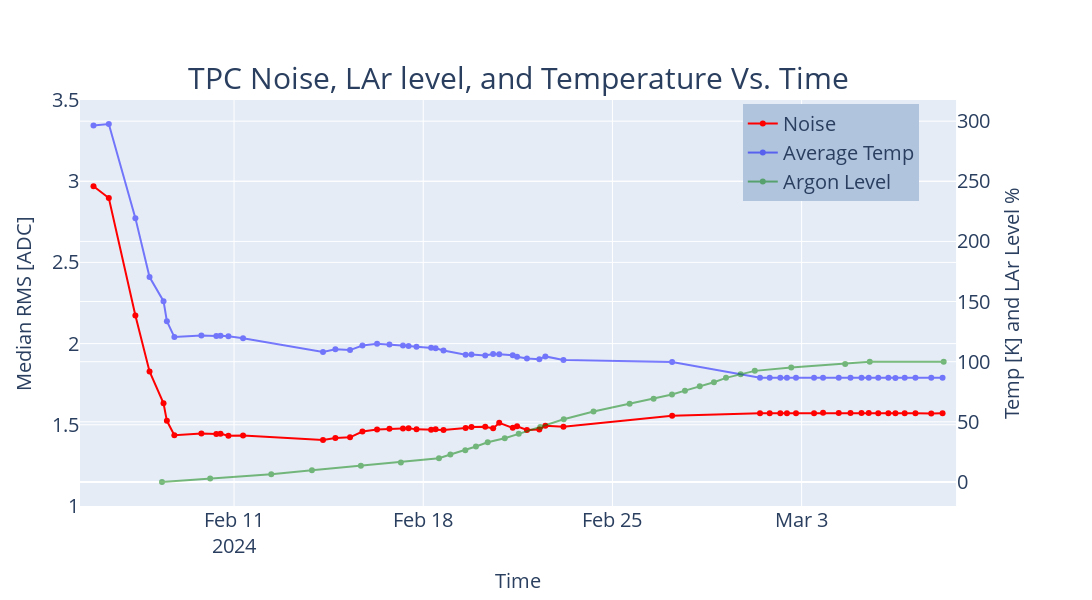

Notebook code cell kept with this figure:
### Code cell
#filename = f"RMS_plots_planeB_{Run_num}.pdf"
dt = timedelta(hours=12)
fig = make_subplots(rows=1,cols=1,subplot_titles = ('TPC Noise, LAr level, and Temperature Vs. Time',),
                                                   specs=[[{"secondary_y": True}]])
#mask = Noise_df['wire_plane'] == 'UB'
#median = np.median(Noise_df['Raw_rms'][mask])
#mean = np.mean(Noise_df['Raw_rms'][mask])
#fig.add_trace(go.Histogram(x=Noise_df['Raw_rms'][mask],marker_color = 'red',xbins=dict(start = median - 5,end = median+5,size=.05)),row = 1, col =2)
'''
fig.add_trace(go.Scatter(x=Times,y = Extract(run_df['run_median'],0),marker_color = 'red',text = run_df['run'],mode='lines+markers+text'),row = 1, col = 1)
fig.add_trace(go.Scatter(x=Times,y = Extract(run_df['run_median'],1),marker_color = 'red',text = run_df['run'],mode='lines+markers+text'),row = 2, col = 1)
fig.add_trace(go.Scatter(x=Times,y = Extract(run_df['run_median'],2),marker_color = 'red',text = run_df['run'],mode='lines+markers+text'),row = 3, col = 1)
fig.add_trace(go.Scatter(x=Times,y = Extract(run_df['run_median'],3),marker_color = 'red',text = run_df['run'],mode='lines+markers+text'),row = 1, col = 2)
fig.add_trace(go.Scatter(x=Times,y = Extract(run_df['run_median'],4),marker_color = 'red',text = run_df['run'],mode='lines+markers+text'),row = 2, col = 2)
fig.add_trace(go.Scatter(x=Times,y = Extract(run_df['run_median'],5),marker_color = 'red',text = run_df['run'],mode='lines+markers+text'),row = 3, col = 2)
'''

fig.add_trace(go.Scatter(x=Times,y = Extract(run_df['run_mean'],6),marker_color = 'red',mode='lines+markers',showlegend=True,name = 'Noise'),row = 1, col = 1,secondary_y = False)

fig.add_trace(go.Scatter(x=Times,y = Temp_df['mean'],marker_color = 'blue',mode='lines+markers',name = 'Average Temp',opacity=0.5),row = 1, col = 1,secondary_y = True)
fig.add_trace(go.Scatter(x=Argon_df['Time'],y = Argon_df['Lar_level'],marker_color = 'green',mode='lines+markers',name = 'Argon Level',opacity=0.5),row = 1, col = 1,secondary_y = True)

def improve_text_position(x):
    """ it is more efficient if the x values are sorted """
    # fix indentation 
    positions = ['top center', 'bottom center']  # you can add more: left center ...
    return [positions[i % len(positions)] for i in range(len(x))]

fig.update_traces(textposition=improve_text_position(Extract(run_df['run_median'],0)),textfont_size=12)

fig.update_layout(yaxis = dict(range = [1,3.5]),xaxis = dict(range = [min(Times)-dt,max(Times)+dt]))



fig.update_yaxes(title_text = "Median RMS [ADC]", secondary_y=False,row = 1, col = 1,titlefont = dict(size=20),tickfont = dict(size=20))

fig.update_yaxes(title_text = "Temp [K] and LAr Level %", secondary_y=True,row = 1, col = 1,titlefont = dict(size=20),tickfont = dict(size=20))

fig.update_xaxes(title_text = "Time",row = 1, col = 1,titlefont = dict(size=20),tickfont = dict(size=20))


fig.update_annotations(font_size=30)


fig.update_layout(height = 600, width = 1200,showlegend = True,font = dict(size=20),legend=dict(
    yanchor="top",
    y=0.99,
    xanchor="right",
    x=0.90,
    bgcolor="LightSteelBlue",
        bordercolor="Black",
))
first_run = run_df['run'][0]
last_run = run_df['run'][-1]
fig.write_image(f'/Users/danielcarber/Documents/SBND/Noise Analysis/Plots/Mean_RMS+temp_vs_{first_run}_{last_run}.png')
#fig.write_image(directory+filename)
fig.show()

### Figure 1 — Plotly figure (JSON) as saved in the notebook; plotly's stock layout.template omitted (floating-point values rounded to 4 significant figures)
{"data": [{"marker": {"color": "red"}, "mode": "lines+markers", "name": "Noise", "showlegend": true, "textfont": {"size": 12}, "textposition": ["top center", "bottom center", "top center", "bottom center", "top center", "bottom center", "top center", "bottom center", "top center", "bottom center", "top center", "bottom center", "top center", "bottom center", "top center", "bottom center", "top center", "bottom center", "top center", "bottom center", "top center", "bottom center", "top center", "bottom center", "top center", "bottom center", "top center", "bottom center", "top center", "bottom center", "top center", "bottom center", "top center", "bottom center", "top center", "bottom center", "top center", "bottom center", "top center", "bottom center", "top center", "bottom center", "top center", "bottom center", "top center", "bottom center", "top center", "bottom center", "top center", "bottom center", "top center", "bottom center", "top center", "bottom center"], "type": "scatter", "x": ["2024-02-05T19:13:00", "2024-02-06T08:48:00", "2024-02-07T08:24:00", "2024-02-07T20:58:00", "2024-02-08T09:23:00", "2024-02-08T12:22:00", "2024-02-08T19:00:00", "2024-02-09T19:00:00", "2024-02-10T08:17:00", "2024-02-10T12:00:00", "2024-02-10T19:00:00", "2024-02-11T08:00:00", "2024-02-14T07:00:00", "2024-02-14T18:00:00", "2024-02-15T07:00:00", "2024-02-15T18:00:00", "2024-02-16T07:00:00", "2024-02-16T18:00:00", "2024-02-17T06:00:00", "2024-02-17T10:59:00", "2024-02-17T18:00:00", "2024-02-18T07:00:00", "2024-02-18T11:00:00", "2024-02-18T18:00:00", "2024-02-19T13:38:00", "2024-02-19T18:50:00", "2024-02-20T07:02:00", "2024-02-20T14:04:00", "2024-02-20T19:28:00", "2024-02-21T07:29:00", "2024-02-21T11:20:00", "2024-02-21T20:04:00", "2024-02-22T07:05:00", "2024-02-22T12:26:00", "2024-02-23T04:30:00", "2024-02-27T05:00:00", "2024-03-01T11:03:00", "2024-03-01T19:38:00", "2024-03-02T05:03:00", "2024-03-02T10:57:00", "2024-03-02T19:00:00", "2024-03-03T11:01:00", "2024-03-03T19:00:00", "2024-03-04T08:57:00", "2024-03-04T19:24:00", "2024-03-05T05:08:00", "2024-03-05T11:34:00", "2024-03-05T20:03:00", "2024-03-06T05:00:00", "2024-03-06T11:17:00", "2024-03-06T19:30:00", "2024-03-07T05:03:00", "2024-03-07T19:05:00", "2024-03-08T05:08:00"], "xaxis": "x", "y": [2.969, 2.896, 2.173, 1.829, 1.632, 1.524, 1.436, 1.446, 1.443, 1.445, 1.433, 1.434, 1.407, 1.419, 1.423, 1.459, 1.471, 1.475, 1.477, 1.479, 1.472, 1.47, 1.472, 1.468, 1.481, 1.486, 1.488, 1.478, 1.512, 1.481, 1.491, 1.468, 1.471, 1.494, 1.489, 1.555, 1.571, 1.571, 1.571, 1.571, 1.571, 1.572, 1.574, 1.572, 1.572, 1.572, 1.572, 1.571, 1.572, 1.571, 1.571, 1.571, 1.57, 1.571], "yaxis": "y"}, {"marker": {"color": "blue"}, "mode": "lines+markers", "name": "Average Temp", "opacity": 0.5, "textfont": {"size": 12}, "textposition": ["top center", "bottom center", "top center", "bottom center", "top center", "bottom center", "top center", "bottom center", "top center", "bottom center", "top center", "bottom center", "top center", "bottom center", "top center", "bottom center", "top center", "bottom center", "top center", "bottom center", "top center", "bottom center", "top center", "bottom center", "top center", "bottom center", "top center", "bottom center", "top center", "bottom center", "top center", "bottom center", "top center", "bottom center", "top center", "bottom center", "top center", "bottom center", "top center", "bottom center", "top center", "bottom center", "top center", "bottom center", "top center", "bottom center", "top center", "bottom center", "top center", "bottom center", "top center", "bottom center", "top center", "bottom center"], "type": "scatter", "x": ["2024-02-05T19:13:00", "2024-02-06T08:48:00", "2024-02-07T08:24:00", "2024-02-07T20:58:00", "2024-02-08T09:23:00", "2024-02-08T12:22:00", "2024-02-08T19:00:00", "2024-02-09T19:00:00", "2024-02-10T08:17:00", "2024-02-10T12:00:00", "2024-02-10T19:00:00", "2024-02-11T08:00:00", "2024-02-14T07:00:00", "2024-02-14T18:00:00", "2024-02-15T07:00:00", "2024-02-15T18:00:00", "2024-02-16T07:00:00", "2024-02-16T18:00:00", "2024-02-17T06:00:00", "2024-02-17T10:59:00", "2024-02-17T18:00:00", "2024-02-18T07:00:00", "2024-02-18T11:00:00", "2024-02-18T18:00:00", "2024-02-19T13:38:00", "2024-02-19T18:50:00", "2024-02-20T07:02:00", "2024-02-20T14:04:00", "2024-02-20T19:28:00", "2024-02-21T07:29:00", "2024-02-21T11:20:00", "2024-02-21T20:04:00", "2024-02-22T07:05:00", "2024-02-22T12:26:00", "2024-02-23T04:30:00", "2024-02-27T05:00:00", "2024-03-01T11:03:00", "2024-03-01T19:38:00", "2024-03-02T05:03:00", "2024-03-02T10:57:00", "2024-03-02T19:00:00", "2024-03-03T11:01:00", "2024-03-03T19:00:00", "2024-03-04T08:57:00", "2024-03-04T19:24:00", "2024-03-05T05:08:00", "2024-03-05T11:34:00", "2024-03-05T20:03:00", "2024-03-06T05:00:00", "2024-03-06T11:17:00", "2024-03-06T19:30:00", "2024-03-07T05:03:00", "2024-03-07T19:05:00", "2024-03-08T05:08:00"], "xaxis": "x", "y": [296.4, 297.6, 219.4, 170.4, 150.4, 133.6, 120.5, 121.8, 121.4, 121.6, 121.1, 119.4, 108.2, 110.4, 109.7, 113.4, 114.9, 114.4, 113.5, 113.0, 112.5, 111.6, 111.2, 109.4, 105.7, 106.0, 105.2, 106.4, 106.3, 105.4, 104.0, 102.6, 102.0, 104.4, 101.4, 99.76, 86.71, 86.69, 86.69, 86.69, 86.68, 86.63, 86.59, 86.65, 86.63, 86.65, 86.69, 86.69, 86.68, 86.46, 86.72, 86.73, 86.72, 86.71], "yaxis": "y2"}, {"marker": {"color": "green"}, "mode": "lines+markers", "name": "Argon Level", "opacity": 0.5, "textfont": {"size": 12}, "textposition": ["top center", "bottom center", "top center", "bottom center", "top center", "bottom center", "top center", "bottom center", "top center", "bottom center", "top center", "bottom center", "top center", "bottom center", "top center", "bottom center", "top center", "bottom center", "top center", "bottom center", "top center", "bottom center", "top center", "bottom center", "top center", "bottom center", "top center", "bottom center", "top center", "bottom center", "top center", "bottom center", "top center", "bottom center", "top center", "bottom center", "top center", "bottom center", "top center", "bottom center", "top center", "bottom center", "top center", "bottom center", "top center", "bottom center", "top center", "bottom center", "top center", "bottom center", "top center", "bottom center", "top center", "bottom center"], "type": "scatter", "x": ["2024-02-08T08:00:00", "2024-02-10T02:48:00", "2024-02-12T09:04:00", "2024-02-13T21:09:00", "2024-02-15T16:36:00", "2024-02-17T04:07:00", "2024-02-18T13:58:00", "2024-02-19T00:07:00", "2024-02-19T13:20:00", "2024-02-19T22:48:00", "2024-02-20T09:14:00", "2024-02-21T00:21:00", "2024-02-21T12:47:00", "2024-02-22T07:56:00", "2024-02-23T04:44:00", "2024-02-24T07:12:00", "2024-02-25T15:14:00", "2024-02-26T12:34:00", "2024-02-27T04:52:00", "2024-02-27T16:23:00", "2024-02-28T05:30:00", "2024-02-28T18:06:00", "2024-02-29T04:51:00", "2024-02-29T17:48:00", "2024-03-01T06:24:00", "2024-03-02T14:45:00", "2024-03-04T14:39:00", "2024-03-05T12:30:00", "2024-03-08T06:08:00"], "xaxis": "x", "y": [0, 2.808, 6.39, 9.682, 13.46, 16.27, 19.75, 22.85, 26.43, 29.43, 33.02, 36.31, 39.99, 45.6, 52.09, 58.58, 65.06, 69.13, 72.71, 75.91, 79.49, 82.88, 86.56, 89.46, 92.37, 95.27, 98.18, 100, 100], "yaxis": "y2"}], "layout": {"annotations": [{"font": {"size": 30}, "showarrow": false, "text": "TPC Noise, LAr level, and Temperature Vs. Time", "x": 0.47, "xanchor": "center", "xref": "paper", "y": 1, "yanchor": "bottom", "yref": "paper"}], "font": {"size": 20}, "height": 600, "legend": {"bgcolor": "LightSteelBlue", "bordercolor": "Black", "x": 0.9, "xanchor": "right", "y": 0.99, "yanchor": "top"}, "showlegend": true, "width": 1200, "xaxis": {"anchor": "y", "domain": [0, 0.94], "range": ["2024-02-05T07:13:00", "2024-03-08T17:08:00"], "tickfont": {"size": 20}, "title": {"font": {"size": 20}, "text": "Time"}}, "yaxis": {"anchor": "x", "domain": [0, 1], "range": [1, 3.5], "tickfont": {"size": 20}, "title": {"font": {"size": 20}, "text": "Median RMS [ADC]"}}, "yaxis2": {"anchor": "x", "overlaying": "y", "side": "right", "tickfont": {"size": 20}, "title": {"font": {"size": 20}, "text": "Temp [K] and LAr Level %"}}}}
